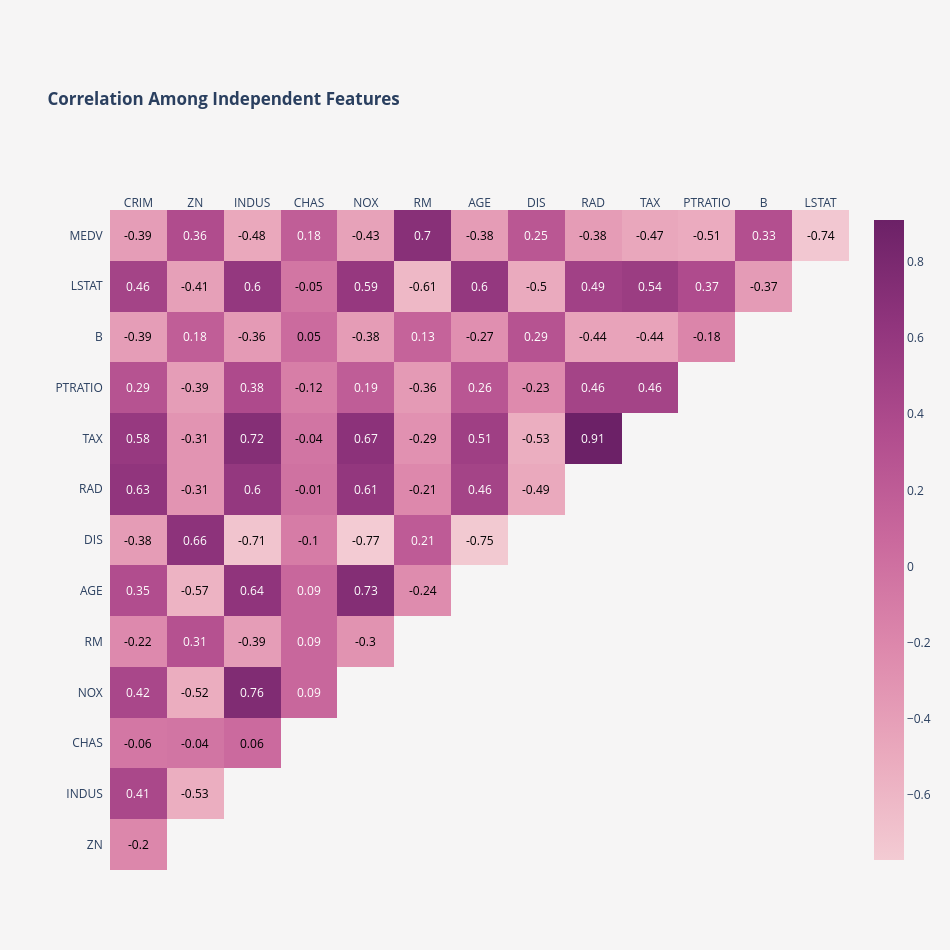

Notebook code for this chart:
### Code cell
# Measuring correlations
corr = np.round(df.corr(), 2)

# Filtering redundant values
mask = np.triu(np.ones_like(corr, dtype = bool))
c_mask = np.where(~mask, corr, 100)

c = []
for i in c_mask.tolist()[1:]:
    c.append([x for x in i if x != 100])

# Creating annotated heatmap
fig = ff.create_annotated_heatmap(z=c[::-1],
                                  x=corr.index.tolist()[:-1],
                                  y=corr.columns.tolist()[1:][::-1],
                                  colorscale = 'Magenta')

fig.update_layout(title = {'text': '<b>Correlation Among Independent Features</b>',
                           'x': 0.05, 'xanchor': 'left'},
                  margin = dict(t=210, l = 110),
                  yaxis = dict(autorange = 'reversed', showgrid = False),
                  xaxis = dict(showgrid = False),
                  plot_bgcolor = '#F6F5F5',
                  paper_bgcolor = '#F6F5F5',
                  height = 950, width = 950)
                     

fig.add_trace(go.Heatmap(z = c[::-1],
                         colorscale = 'Magenta',
                         showscale = True,
                         visible = False))
fig.data[1].visible = True
for i in range(len(fig.layout.annotations)):
    fig.layout.annotations[i].font.size = 12

fig.show()

### Figure 1 — Plotly figure (JSON) as saved in the notebook; plotly's stock layout.template omitted (floating-point values rounded to 4 significant figures)
{"data": [{"colorscale": [[0, "rgb(243, 203, 211)"], [0.1667, "rgb(234, 169, 189)"], [0.3333, "rgb(221, 136, 172)"], [0.5, "rgb(202, 105, 157)"], [0.6667, "rgb(177, 77, 142)"], [0.8333, "rgb(145, 53, 125)"], [1, "rgb(108, 33, 103)"]], "reversescale": false, "showscale": false, "type": "heatmap", "x": ["CRIM", "ZN", "INDUS", "CHAS", "NOX", "RM", "AGE", "DIS", "RAD", "TAX", "PTRATIO", "B", "LSTAT"], "y": ["MEDV", "LSTAT", "B", "PTRATIO", "TAX", "RAD", "DIS", "AGE", "RM", "NOX", "CHAS", "INDUS", "ZN"], "z": [[-0.39, 0.36, -0.48, 0.18, -0.43, 0.7, -0.38, 0.25, -0.38, -0.47, -0.51, 0.33, -0.74], [0.46, -0.41, 0.6, -0.05, 0.59, -0.61, 0.6, -0.5, 0.49, 0.54, 0.37, -0.37], [-0.39, 0.18, -0.36, 0.05, -0.38, 0.13, -0.27, 0.29, -0.44, -0.44, -0.18], [0.29, -0.39, 0.38, -0.12, 0.19, -0.36, 0.26, -0.23, 0.46, 0.46], [0.58, -0.31, 0.72, -0.04, 0.67, -0.29, 0.51, -0.53, 0.91], [0.63, -0.31, 0.6, -0.01, 0.61, -0.21, 0.46, -0.49], [-0.38, 0.66, -0.71, -0.1, -0.77, 0.21, -0.75], [0.35, -0.57, 0.64, 0.09, 0.73, -0.24], [-0.22, 0.31, -0.39, 0.09, -0.3], [0.42, -0.52, 0.76, 0.09], [-0.06, -0.04, 0.06], [0.41, -0.53], [-0.2]]}, {"colorscale": [[0, "rgb(243, 203, 211)"], [0.1667, "rgb(234, 169, 189)"], [0.3333, "rgb(221, 136, 172)"], [0.5, "rgb(202, 105, 157)"], [0.6667, "rgb(177, 77, 142)"], [0.8333, "rgb(145, 53, 125)"], [1, "rgb(108, 33, 103)"]], "showscale": true, "type": "heatmap", "visible": true, "z": [[-0.39, 0.36, -0.48, 0.18, -0.43, 0.7, -0.38, 0.25, -0.38, -0.47, -0.51, 0.33, -0.74], [0.46, -0.41, 0.6, -0.05, 0.59, -0.61, 0.6, -0.5, 0.49, 0.54, 0.37, -0.37], [-0.39, 0.18, -0.36, 0.05, -0.38, 0.13, -0.27, 0.29, -0.44, -0.44, -0.18], [0.29, -0.39, 0.38, -0.12, 0.19, -0.36, 0.26, -0.23, 0.46, 0.46], [0.58, -0.31, 0.72, -0.04, 0.67, -0.29, 0.51, -0.53, 0.91], [0.63, -0.31, 0.6, -0.01, 0.61, -0.21, 0.46, -0.49], [-0.38, 0.66, -0.71, -0.1, -0.77, 0.21, -0.75], [0.35, -0.57, 0.64, 0.09, 0.73, -0.24], [-0.22, 0.31, -0.39, 0.09, -0.3], [0.42, -0.52, 0.76, 0.09], [-0.06, -0.04, 0.06], [0.41, -0.53], [-0.2]]}], "layout": {"annotations": [{"font": {"color": "#000000", "size": 12}, "showarrow": false, "text": "-0.39", "x": "CRIM", "xref": "x", "y": "MEDV", "yref": "y"}, {"font": {"color": "#FFFFFF", "size": 12}, "showarrow": false, "text": "0.36", "x": "ZN", "xref": "x", "y": "MEDV", "yref": "y"}, {"font": {"color": "#000000", "size": 12}, "showarrow": false, "text": "-0.48", "x": "INDUS", "xref": "x", "y": "MEDV", "yref": "y"}, {"font": {"color": "#FFFFFF", "size": 12}, "showarrow": false, "text": "0.18", "x": "CHAS", "xref": "x", "y": "MEDV", "yref": "y"}, {"font": {"color": "#000000", "size": 12}, "showarrow": false, "text": "-0.43", "x": "NOX", "xref": "x", "y": "MEDV", "yref": "y"}, {"font": {"color": "#FFFFFF", "size": 12}, "showarrow": false, "text": "0.7", "x": "RM", "xref": "x", "y": "MEDV", "yref": "y"}, {"font": {"color": "#000000", "size": 12}, "showarrow": false, "text": "-0.38", "x": "AGE", "xref": "x", "y": "MEDV", "yref": "y"}, {"font": {"color": "#FFFFFF", "size": 12}, "showarrow": false, "text": "0.25", "x": "DIS", "xref": "x", "y": "MEDV", "yref": "y"}, {"font": {"color": "#000000", "size": 12}, "showarrow": false, "text": "-0.38", "x": "RAD", "xref": "x", "y": "MEDV", "yref": "y"}, {"font": {"color": "#000000", "size": 12}, "showarrow": false, "text": "-0.47", "x": "TAX", "xref": "x", "y": "MEDV", "yref": "y"}, {"font": {"color": "#000000", "size": 12}, "showarrow": false, "text": "-0.51", "x": "PTRATIO", "xref": "x", "y": "MEDV", "yref": "y"}, {"font": {"color": "#FFFFFF", "size": 12}, "showarrow": false, "text": "0.33", "x": "B", "xref": "x", "y": "MEDV", "yref": "y"}, {"font": {"color": "#000000", "size": 12}, "showarrow": false, "text": "-0.74", "x": "LSTAT", "xref": "x", "y": "MEDV", "yref": "y"}, {"font": {"color": "#FFFFFF", "size": 12}, "showarrow": false, "text": "0.46", "x": "CRIM", "xref": "x", "y": "LSTAT", "yref": "y"}, {"font": {"color": "#000000", "size": 12}, "showarrow": false, "text": "-0.41", "x": "ZN", "xref": "x", "y": "LSTAT", "yref": "y"}, {"font": {"color": "#FFFFFF", "size": 12}, "showarrow": false, "text": "0.6", "x": "INDUS", "xref": "x", "y": "LSTAT", "yref": "y"}, {"font": {"color": "#000000", "size": 12}, "showarrow": false, "text": "-0.05", "x": "CHAS", "xref": "x", "y": "LSTAT", "yref": "y"}, {"font": {"color": "#FFFFFF", "size": 12}, "showarrow": false, "text": "0.59", "x": "NOX", "xref": "x", "y": "LSTAT", "yref": "y"}, {"font": {"color": "#000000", "size": 12}, "showarrow": false, "text": "-0.61", "x": "RM", "xref": "x", "y": "LSTAT", "yref": "y"}, {"font": {"color": "#FFFFFF", "size": 12}, "showarrow": false, "text": "0.6", "x": "AGE", "xref": "x", "y": "LSTAT", "yref": "y"}, {"font": {"color": "#000000", "size": 12}, "showarrow": false, "text": "-0.5", "x": "DIS", "xref": "x", "y": "LSTAT", "yref": "y"}, {"font": {"color": "#FFFFFF", "size": 12}, "showarrow": false, "text": "0.49", "x": "RAD", "xref": "x", "y": "LSTAT", "yref": "y"}, {"font": {"color": "#FFFFFF", "size": 12}, "showarrow": false, "text": "0.54", "x": "TAX", "xref": "x", "y": "LSTAT", "yref": "y"}, {"font": {"color": "#FFFFFF", "size": 12}, "showarrow": false, "text": "0.37", "x": "PTRATIO", "xref": "x", "y": "LSTAT", "yref": "y"}, {"font": {"color": "#000000", "size": 12}, "showarrow": false, "text": "-0.37", "x": "B", "xref": "x", "y": "LSTAT", "yref": "y"}, {"font": {"color": "#000000", "size": 12}, "showarrow": false, "text": "-0.39", "x": "CRIM", "xref": "x", "y": "B", "yref": "y"}, {"font": {"color": "#FFFFFF", "size": 12}, "showarrow": false, "text": "0.18", "x": "ZN", "xref": "x", "y": "B", "yref": "y"}, {"font": {"color": "#000000", "size": 12}, "showarrow": false, "text": "-0.36", "x": "INDUS", "xref": "x", "y": "B", "yref": "y"}, {"font": {"color": "#000000", "size": 12}, "showarrow": false, "text": "0.05", "x": "CHAS", "xref": "x", "y": "B", "yref": "y"}, {"font": {"color": "#000000", "size": 12}, "showarrow": false, "text": "-0.38", "x": "NOX", "xref": "x", "y": "B", "yref": "y"}, {"font": {"color": "#FFFFFF", "size": 12}, "showarrow": false, "text": "0.13", "x": "RM", "xref": "x", "y": "B", "yref": "y"}, {"font": {"color": "#000000", "size": 12}, "showarrow": false, "text": "-0.27", "x": "AGE", "xref": "x", "y": "B", "yref": "y"}, {"font": {"color": "#FFFFFF", "size": 12}, "showarrow": false, "text": "0.29", "x": "DIS", "xref": "x", "y": "B", "yref": "y"}, {"font": {"color": "#000000", "size": 12}, "showarrow": false, "text": "-0.44", "x": "RAD", "xref": "x", "y": "B", "yref": "y"}, {"font": {"color": "#000000", "size": 12}, "showarrow": false, "text": "-0.44", "x": "TAX", "xref": "x", "y": "B", "yref": "y"}, {"font": {"color": "#000000", "size": 12}, "showarrow": false, "text": "-0.18", "x": "PTRATIO", "xref": "x", "y": "B", "yref": "y"}, {"font": {"color": "#FFFFFF", "size": 12}, "showarrow": false, "text": "0.29", "x": "CRIM", "xref": "x", "y": "PTRATIO", "yref": "y"}, {"font": {"color": "#000000", "size": 12}, "showarrow": false, "text": "-0.39", "x": "ZN", "xref": "x", "y": "PTRATIO", "yref": "y"}, {"font": {"color": "#FFFFFF", "size": 12}, "showarrow": false, "text": "0.38", "x": "INDUS", "xref": "x", "y": "PTRATIO", "yref": "y"}, {"font": {"color": "#000000", "size": 12}, "showarrow": false, "text": "-0.12", "x": "CHAS", "xref": "x", "y": "PTRATIO", "yref": "y"}, {"font": {"color": "#FFFFFF", "size": 12}, "showarrow": false, "text": "0.19", "x": "NOX", "xref": "x", "y": "PTRATIO", "yref": "y"}, {"font": {"color": "#000000", "size": 12}, "showarrow": false, "text": "-0.36", "x": "RM", "xref": "x", "y": "PTRATIO", "yref": "y"}, {"font": {"color": "#FFFFFF", "size": 12}, "showarrow": false, "text": "0.26", "x": "AGE", "xref": "x", "y": "PTRATIO", "yref": "y"}, {"font": {"color": "#000000", "size": 12}, "showarrow": false, "text": "-0.23", "x": "DIS", "xref": "x", "y": "PTRATIO", "yref": "y"}, {"font": {"color": "#FFFFFF", "size": 12}, "showarrow": false, "text": "0.46", "x": "RAD", "xref": "x", "y": "PTRATIO", "yref": "y"}, {"font": {"color": "#FFFFFF", "size": 12}, "showarrow": false, "text": "0.46", "x": "TAX", "xref": "x", "y": "PTRATIO", "yref": "y"}, {"font": {"color": "#FFFFFF", "size": 12}, "showarrow": false, "text": "0.58", "x": "CRIM", "xref": "x", "y": "TAX", "yref": "y"}, {"font": {"color": "#000000", "size": 12}, "showarrow": false, "text": "-0.31", "x": "ZN", "xref": "x", "y": "TAX", "yref": "y"}, {"font": {"color": "#FFFFFF", "size": 12}, "showarrow": false, "text": "0.72", "x": "INDUS", "xref": "x", "y": "TAX", "yref": "y"}, {"font": {"color": "#000000", "size": 12}, "showarrow": false, "text": "-0.04", "x": "CHAS", "xref": "x", "y": "TAX", "yref": "y"}, {"font": {"color": "#FFFFFF", "size": 12}, "showarrow": false, "text": "0.67", "x": "NOX", "xref": "x", "y": "TAX", "yref": "y"}, {"font": {"color": "#000000", "size": 12}, "showarrow": false, "text": "-0.29", "x": "RM", "xref": "x", "y": "TAX", "yref": "y"}, {"font": {"color": "#FFFFFF", "size": 12}, "showarrow": false, "text": "0.51", "x": "AGE", "xref": "x", "y": "TAX", "yref": "y"}, {"font": {"color": "#000000", "size": 12}, "showarrow": false, "text": "-0.53", "x": "DIS", "xref": "x", "y": "TAX", "yref": "y"}, {"font": {"color": "#FFFFFF", "size": 12}, "showarrow": false, "text": "0.91", "x": "RAD", "xref": "x", "y": "TAX", "yref": "y"}, {"font": {"color": "#FFFFFF", "size": 12}, "showarrow": false, "text": "0.63", "x": "CRIM", "xref": "x", "y": "RAD", "yref": "y"}, {"font": {"color": "#000000", "size": 12}, "showarrow": false, "text": "-0.31", "x": "ZN", "xref": "x", "y": "RAD", "yref": "y"}, {"font": {"color": "#FFFFFF", "size": 12}, "showarrow": false, "text": "0.6", "x": "INDUS", "xref": "x", "y": "RAD", "yref": "y"}, {"font": {"color": "#000000", "size": 12}, "showarrow": false, "text": "-0.01", "x": "CHAS", "xref": "x", "y": "RAD", "yref": "y"}, {"font": {"color": "#FFFFFF", "size": 12}, "showarrow": false, "text": "0.61", "x": "NOX", "xref": "x", "y": "RAD", "yref": "y"}, {"font": {"color": "#000000", "size": 12}, "showarrow": false, "text": "-0.21", "x": "RM", "xref": "x", "y": "RAD", "yref": "y"}, {"font": {"color": "#FFFFFF", "size": 12}, "showarrow": false, "text": "0.46", "x": "AGE", "xref": "x", "y": "RAD", "yref": "y"}, {"font": {"color": "#000000", "size": 12}, "showarrow": false, "text": "-0.49", "x": "DIS", "xref": "x", "y": "RAD", "yref": "y"}, {"font": {"color": "#000000", "size": 12}, "showarrow": false, "text": "-0.38", "x": "CRIM", "xref": "x", "y": "DIS", "yref": "y"}, {"font": {"color": "#FFFFFF", "size": 12}, "showarrow": false, "text": "0.66", "x": "ZN", "xref": "x", "y": "DIS", "yref": "y"}, {"font": {"color": "#000000", "size": 12}, "showarrow": false, "text": "-0.71", "x": "INDUS", "xref": "x", "y": "DIS", "yref": "y"}, {"font": {"color": "#000000", "size": 12}, "showarrow": false, "text": "-0.1", "x": "CHAS", "xref": "x", "y": "DIS", "yref": "y"}, {"font": {"color": "#000000", "size": 12}, "showarrow": false, "text": "-0.77", "x": "NOX", "xref": "x", "y": "DIS", "yref": "y"}, {"font": {"color": "#FFFFFF", "size": 12}, "showarrow": false, "text": "0.21", "x": "RM", "xref": "x", "y": "DIS", "yref": "y"}, {"font": {"color": "#000000", "size": 12}, "showarrow": false, "text": "-0.75", "x": "AGE", "xref": "x", "y": "DIS", "yref": "y"}, {"font": {"color": "#FFFFFF", "size": 12}, "showarrow": false, "text": "0.35", "x": "CRIM", "xref": "x", "y": "AGE", "yref": "y"}, {"font": {"color": "#000000", "size": 12}, "showarrow": false, "text": "-0.57", "x": "ZN", "xref": "x", "y": "AGE", "yref": "y"}, {"font": {"color": "#FFFFFF", "size": 12}, "showarrow": false, "text": "0.64", "x": "INDUS", "xref": "x", "y": "AGE", "yref": "y"}, {"font": {"color": "#FFFFFF", "size": 12}, "showarrow": false, "text": "0.09", "x": "CHAS", "xref": "x", "y": "AGE", "yref": "y"}, {"font": {"color": "#FFFFFF", "size": 12}, "showarrow": false, "text": "0.73", "x": "NOX", "xref": "x", "y": "AGE", "yref": "y"}, {"font": {"color": "#000000", "size": 12}, "showarrow": false, "text": "-0.24", "x": "RM", "xref": "x", "y": "AGE", "yref": "y"}, {"font": {"color": "#000000", "size": 12}, "showarrow": false, "text": "-0.22", "x": "CRIM", "xref": "x", "y": "RM", "yref": "y"}, {"font": {"color": "#FFFFFF", "size": 12}, "showarrow": false, "text": "0.31", "x": "ZN", "xref": "x", "y": "RM", "yref": "y"}, {"font": {"color": "#000000", "size": 12}, "showarrow": false, "text": "-0.39", "x": "INDUS", "xref": "x", "y": "RM", "yref": "y"}, {"font": {"color": "#FFFFFF", "size": 12}, "showarrow": false, "text": "0.09", "x": "CHAS", "xref": "x", "y": "RM", "yref": "y"}, {"font": {"color": "#000000", "size": 12}, "showarrow": false, "text": "-0.3", "x": "NOX", "xref": "x", "y": "RM", "yref": "y"}, {"font": {"color": "#FFFFFF", "size": 12}, "showarrow": false, "text": "0.42", "x": "CRIM", "xref": "x", "y": "NOX", "yref": "y"}, {"font": {"color": "#000000", "size": 12}, "showarrow": false, "text": "-0.52", "x": "ZN", "xref": "x", "y": "NOX", "yref": "y"}, {"font": {"color": "#FFFFFF", "size": 12}, "showarrow": false, "text": "0.76", "x": "INDUS", "xref": "x", "y": "NOX", "yref": "y"}, {"font": {"color": "#FFFFFF", "size": 12}, "showarrow": false, "text": "0.09", "x": "CHAS", "xref": "x", "y": "NOX", "yref": "y"}, {"font": {"color": "#000000", "size": 12}, "showarrow": false, "text": "-0.06", "x": "CRIM", "xref": "x", "y": "CHAS", "yref": "y"}, {"font": {"color": "#000000", "size": 12}, "showarrow": false, "text": "-0.04", "x": "ZN", "xref": "x", "y": "CHAS", "yref": "y"}, {"font": {"color": "#000000", "size": 12}, "showarrow": false, "text": "0.06", "x": "INDUS", "xref": "x", "y": "CHAS", "yref": "y"}, {"font": {"color": "#FFFFFF", "size": 12}, "showarrow": false, "text": "0.41", "x": "CRIM", "xref": "x", "y": "INDUS", "yref": "y"}, {"font": {"color": "#000000", "size": 12}, "showarrow": false, "text": "-0.53", "x": "ZN", "xref": "x", "y": "INDUS", "yref": "y"}, {"font": {"color": "#000000", "size": 12}, "showarrow": false, "text": "-0.2", "x": "CRIM", "xref": "x", "y": "ZN", "yref": "y"}], "height": 950, "margin": {"l": 110, "t": 210}, "paper_bgcolor": "#F6F5F5", "plot_bgcolor": "#F6F5F5", "title": {"text": "<b>Correlation Among Independent Features</b>", "x": 0.05, "xanchor": "left"}, "width": 950, "xaxis": {"dtick": 1, "gridcolor": "rgb(0, 0, 0)", "showgrid": false, "side": "top", "ticks": ""}, "yaxis": {"autorange": "reversed", "dtick": 1, "showgrid": false, "ticks": "", "ticksuffix": "  "}}}
